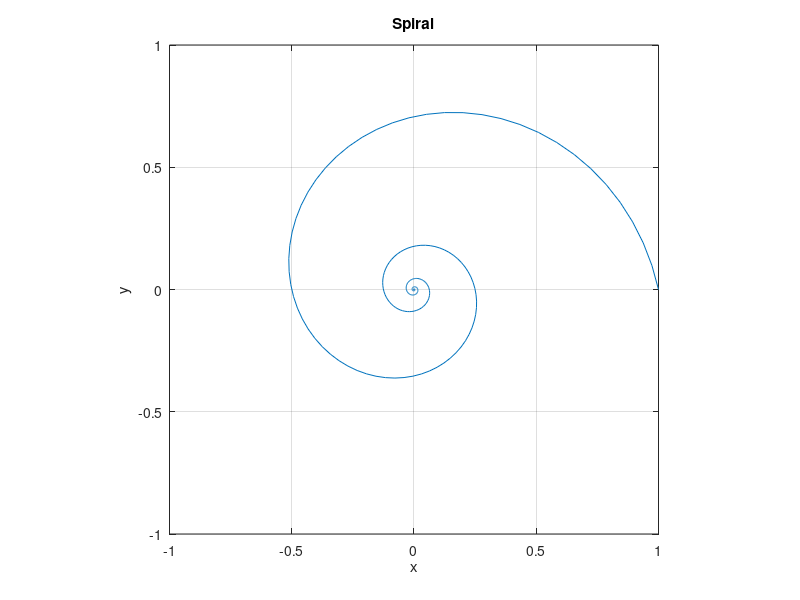

Source code (MATLAB):
q = [0:0.1:10*pi];
r = (0.5).^(q/pi);
x = r.*cos(q);
y = r.*sin(q);
plot(x,y)
grid
v = [-1, 1,-1, 1];axis(v);axis('square')
title('Spiral')
xlabel('x')
ylabel('y')
